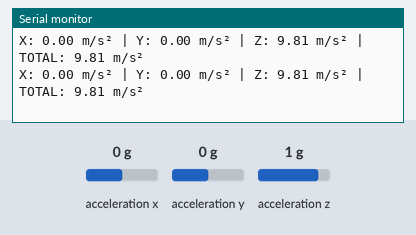
A sketch run on a simulated ESP8266 (NodeMCU). On the bench: the last lines printed to the serial monitor. Wiring (inferred from the names in the program): MPU-6050 motion sensor at I2C address 0x68. The test bench sets the inputs (shaded band); at power-on: acceleration x 0 g, acceleration y 0 g, acceleration z 1 g.

Above: at 2.2 s.
2.3 s: acceleration x set to -1.4 g
At 2.58 s:
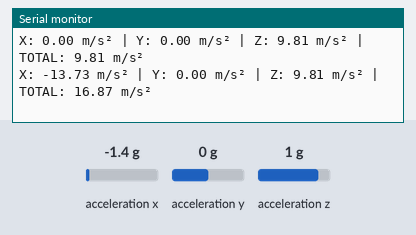
3.8 s: acceleration y set to -1.4 g
At 3.98 s:
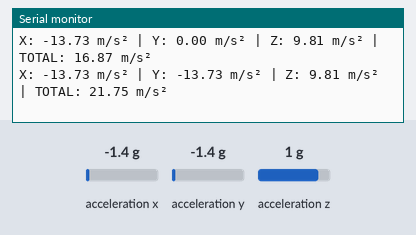
5.3 s: acceleration z set to -1.4 g
At 5.4 s:
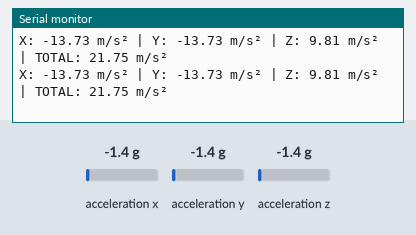
Timing chart, 0 to 8.3 s (numbered marks = the images above; inputs shaded):
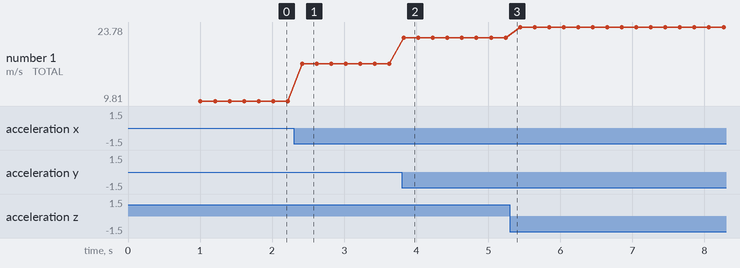

The sketch:

mpu6050_test.ino
```cpp
#include <Wire.h>

#define MPU6050_ADDR 0x68

void setup() {
  Serial.begin(115200);
  delay(1000);

  Serial.println();
  Serial.println("==============================");
  Serial.println("       MPU6050 TEST");
  Serial.println("==============================");

  Wire.begin(D2, D1);
  Wire.setClock(100000);

  // Check MPU6050
  Wire.beginTransmission(MPU6050_ADDR);
  byte error = Wire.endTransmission();

  if (error == 0) {
    Serial.println("MPU6050 FOUND at 0x68");
  } else {
    Serial.print("MPU6050 NOT FOUND - I2C Error: ");
    Serial.println(error);
    return;
  }

  // Wake up MPU6050
  Wire.beginTransmission(MPU6050_ADDR);
  Wire.write(0x6B);
  Wire.write(0x00);
  Wire.endTransmission();

  // Set accelerometer range to +/- 8g
  Wire.beginTransmission(MPU6050_ADDR);
  Wire.write(0x1C);
  Wire.write(0x10);
  Wire.endTransmission();

  Serial.println("MPU6050 READY");
  Serial.println();
}

void loop() {

  Wire.beginTransmission(MPU6050_ADDR);
  Wire.write(0x3B);

  if (Wire.endTransmission(false) != 0) {
    Serial.println("MPU6050 READ ERROR");
    delay(500);
    return;
  }

  Wire.requestFrom(MPU6050_ADDR, 6);

  if (Wire.available() != 6) {
    Serial.println("READ FAILED");
    delay(500);
    return;
  }

  int16_t ax = (Wire.read() << 8) | Wire.read();
  int16_t ay = (Wire.read() << 8) | Wire.read();
  int16_t az = (Wire.read() << 8) | Wire.read();

  float X = (ax / 4096.0) * 9.80665;
  float Y = (ay / 4096.0) * 9.80665;
  float Z = (az / 4096.0) * 9.80665;

  float total = sqrt(X * X + Y * Y + Z * Z);

  Serial.print("X: ");
  Serial.print(X, 2);

  Serial.print(" m/s² | Y: ");
  Serial.print(Y, 2);

  Serial.print(" m/s² | Z: ");
  Serial.print(Z, 2);

  Serial.print(" m/s² | TOTAL: ");
  Serial.print(total, 2);

  Serial.println(" m/s²");

  delay(200);
}
```

Measured:
- after the input at 2.3 s, the serial monitor: prints a new line after 0.12 s (image 1)
- after the input at 3.8 s, the serial monitor: prints a new line at once (image 2)
- plotted number 1: 9.81 → 16.87 after the input at 2.3 s, 16.87 → 21.75 after the input at 3.8 s, 21.75 → 23.78 after the input at 5.3 s
